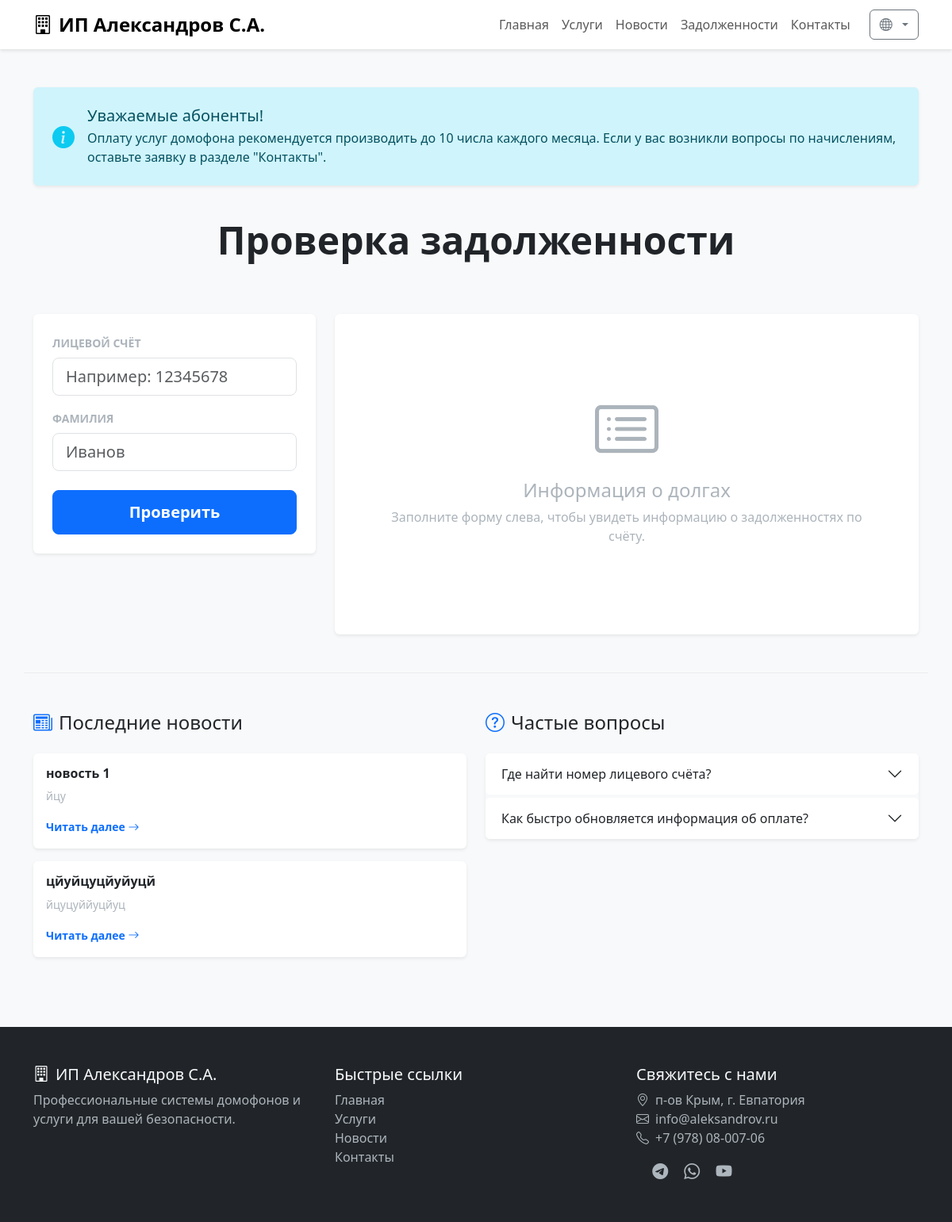
Page /debts/ on the committed database.
### news/models.py (models this page shows, shortened)
class News(models.Model):
    title = models.CharField(
        max_length=200,
        verbose_name='Заголовок'
    )
    slug = models.SlugField(
        max_length=200,
        unique=True,
        verbose_name='Слаг'
    )
    short_description = models.TextField(
        verbose_name='Краткое описание'
    )
    content = models.TextField(
        verbose_name='Содержимое'
    )
    image = models.ImageField(
        upload_to='news/',
        verbose_name='Изображение'
    )
    published_at = models.DateTimeField(
        auto_now_add=True,
        verbose_name='Дата публикации'
    )
    class Meta:
        verbose_name = 'Новость'
        verbose_name_plural = 'Новости'
        ordering = ['-published_at']

### debts/views.py (the view)
# urls.py: path('', DebtListView.as_view(), name='list'),
class DebtListView(ListView):
    model = Debt
    template_name = 'debts/debts_list.html'
    context_object_name = 'debts_list'
    paginate_by = 10
    ordering = ['-last_updated', 'account_number']
    def get_queryset(self):
        account_number = self.request.GET.get('account_number', '').strip()
        last_name = self.request.GET.get('last_name', '').strip()
        if account_number and last_name:
            return Debt.objects.filter(
                account_number=account_number,
                last_name__iexact=last_name # Точное, но регистронезависимое совпадение
            )
        return Debt.objects.none()
    def get_context_data(self, **kwargs):
        context = super().get_context_data(**kwargs)
        context['account_number'] = self.request.GET.get('account_number', '')
        context['last_name'] = self.request.GET.get('last_name', '')
        context['is_searched'] = bool(context['account_number'] or context['last_name'])
        context['latest_news'] = News.objects.all()[:2]
        return context

### debts/templates/debts/debts_list.html (shortened to what this page needs)
{% extends 'base.html' %}
{% block content %}
<section class="py-5 bg-light min-vh-100">
    <div class="container">
        <div class="row mb-4">
            <div class="col-12">
                <div class="alert alert-info border-0 shadow-sm d-flex align-items-center p-4" role="alert">
                    <i class="bi bi-info-circle-fill fs-3 me-3 text-info"></i>
                    <div>
                        <h5 class="alert-heading mb-1">Уважаемые абоненты!</h5>
                        <p class="mb-0">Оплату услуг домофона рекомендуется производить до 10 числа каждого месяца. Если у вас возникли вопросы по начислениям, оставьте заявку в разделе "Контакты".</p>
                    </div>
                </div>
            </div>
        </div>
        <div class="row mb-5">
            <div class="col-12 text-center">
                <h1 class="display-5 fw-bold mb-3">Проверка задолженности</h1>
            </div>
        </div>
        <div class="row mb-5">
            <div class="col-lg-4 mb-4">
                <div class="position-sticky" style="top: 2rem;">
                    <form method="get" class="card border-0 shadow-sm p-4">
                        <div class="mb-3">
                            <label for="account_number" class="form-label text-muted small text-uppercase fw-bold">Лицевой счёт</label>
                            <input type="text" class="form-control form-control-lg" id="account_number" name="account_number"
                                   placeholder="Например: 12345678" value="{{ account_number }}" required>
                        </div>
                        <div class="mb-4">
                            <label for="last_name" class="form-label text-muted small text-uppercase fw-bold">Фамилия</label>
                            <input type="text" class="form-control form-control-lg" id="last_name" name="last_name"
                                   placeholder="Иванов" value="{{ last_name }}" required>
                        </div>
                        <button type="submit" class="btn btn-primary btn-lg w-100">Проверить</button>
                    </form>
                </div>
            </div>
            <div class="col-lg-8">
                {% if debts_list %}
                    <div class="d-flex justify-content-between align-items-center mb-4">
                        <h4 class="mb-0">Результаты поиска</h4>
                    </div>
                {% for debt in debts_list %}
                <article class="card border-0 shadow-sm mb-4 border-start border-4 {% if debt.amount > 0 %}border-danger{% else %}border-success{% endif %}">
                    <div class="card-body p-4">
                        <div class="row align-items-center">
                            <div class="col-md-7 mb-3 mb-md-0">
                                <h5 class="card-title mb-2">Лицевой счёт: <span class="text-primary">{{ debt.account_number }}</span></h5>
                                <p class="mb-1 text-dark">
                                    <i class="bi bi-person me-2 text-muted"></i>{{ debt.last_name }}
                                </p>
                                <p class="mb-0 text-dark">
                                    <i class="bi bi-geo-alt me-2 text-muted"></i>{{ debt.address }}
                                </p>
                            </div>
                            <div class="col-md-5 text-md-end">
                                {% if debt.amount > 0 %}
                                    <p class="text-muted small mb-1">Задолженность:</p>
                                    <p class="display-6 text-danger fw-bold mb-3">{{ debt.amount }} ₽</p>
                                    <a href="#" class="btn btn-danger w-100 fw-bold">
                                        <i class="bi bi-credit-card me-2"></i>Оплатить онлайн
                                    </a>
                                {% else %}
                                    <div class="d-inline-flex align-items-center text-success bg-success bg-opacity-10 px-3 py-2 rounded">
                                        <i class="bi bi-check-circle-fill me-2 fs-4"></i>
                                        <div class="text-start">
                                            <p class="fw-bold mb-0">Оплачено</p>
                                            <p class="small mb-0 text-muted">Задолженности нет</p>
                                        </div>
                                    </div>
                                {% endif %}
                            </div>
                        </div>
                    </div>
                    <div class="card-footer bg-white border-top-0 text-muted small text-end pb-3">
                        <i class="bi bi-clock-history me-1"></i>Информация актуальна на: {{ debt.last_updated|date:"d.m.Y H:i" }}
                    </div>
                </article>
                {% endfor %}
                    {% else %}
                    <div class="h-100 d-flex flex-column justify-content-center py-5 bg-white rounded shadow-sm border-0">
                        <div class="text-center text-muted p-5">
                            {% if is_searched %}
                                <div class="display-1 mb-3 text-warning"><i class="bi bi-search"></i></div>
                                <h4 class="text-dark">Лицевой счёт не найден</h4>
                                <p>Проверьте правильность введенного лицевого счёта и фамилии.</p>
                            {% else %}
                                <div class="display-1 mb-3"><i class="bi bi-card-list"></i></div>
                                <h4>Информация о долгах</h4>
                                <p>Заполните форму слева, чтобы увидеть информацию о задолженностях по счёту.</p>
                            {% endif %}
                        </div>
                    </div>
                {% endif %}
            </div>
        </div>
        <div class="row pt-5 border-top border-light-subtle">
            <div class="col-md-6 mb-4">
                <h4 class="mb-4"><i class="bi bi-newspaper me-2 text-primary"></i>Последние новости</h4>
                {% for news_item in latest_news %}
                <div class="card border-0 shadow-sm mb-3">
                    <div class="card-body">
                        <h6 class="card-title fw-bold">{{ news_item.title }}</h6>
                        <p class="card-text text-muted small">{{ news_item.short_description }}</p>
                        <a href="{% url 'news:detail' slug=news_item.slug %}" class="text-decoration-none small fw-bold">
                            Читать далее <i class="bi bi-arrow-right"></i>
                        </a>
                    </div>
                </div>
                {% empty %}
                <p class="text-muted small">Новостей пока нет.</p>
                {% endfor %}
            </div>
            <div class="col-md-6 mb-4">
                <h4 class="mb-4"><i class="bi bi-question-circle me-2 text-primary"></i>Частые вопросы</h4>
                <div class="accordion accordion-flush shadow-sm rounded" id="faqAccordion">
                    <div class="accordion-item border-0 rounded mb-1">
                        <h2 class="accordion-header">
                            <button class="accordion-button collapsed rounded bg-white" type="button" data-bs-toggle="collapse" data-bs-target="#faq1">
                                Где найти номер лицевого счёта?
                            </button>
                        </h2>
                    </div>
                    <div class="accordion-item border-0 rounded">
                        <h2 class="accordion-header">
                            <button class="accordion-button collapsed rounded bg-white" type="button" data-bs-toggle="collapse" data-bs-target="#faq2">
                                Как быстро обновляется информация об оплате?
                            </button>
                        </h2>
                    </div>
                </div>
            </div>
        </div>
    </div>
</section>
{% endblock %}

### static/css/style.css (style rules this page uses)
:root { --primary-color: #0d6efd; --secondary-color: #6c757d; --accent-color: #0a58ca; }
body { font-family: 'Segoe UI', Tahoma, Geneva, Verdana, sans-serif; min-height: 100vh; display: flex; flex-direction: column; }
.btn-primary { padding: 0.75rem 2rem; font-weight: 600; transition: all 0.3s ease; }
.text-muted { color: #acb4bb !important; }
html { scroll-behavior: smooth; }

### rows in the picture
News: title "новость 1", short_description "йцу"
News: title "цйуйцуцйуйуцй", short_description "йцуцуййуцйуц"
